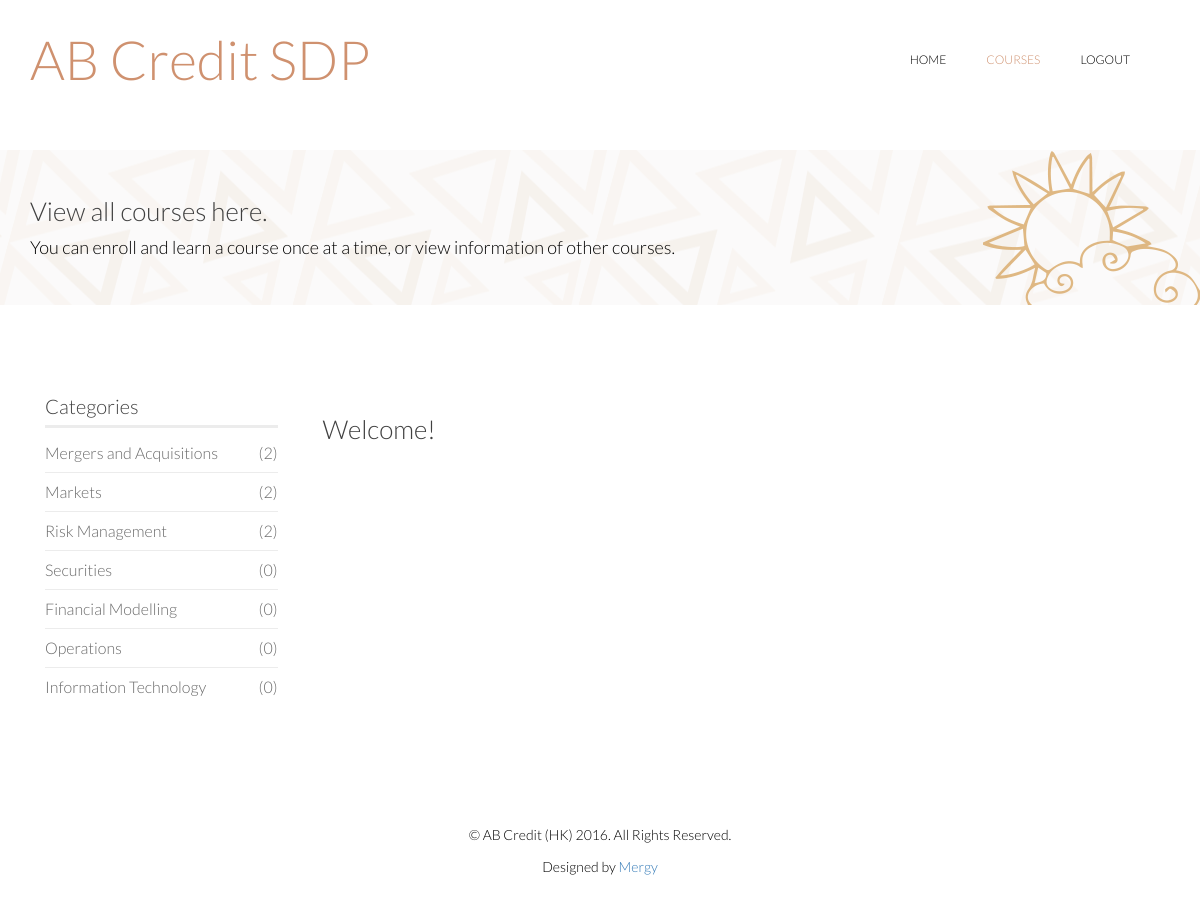
Screenshot of /participant/course/ (signed in) with the database file from the repository.
### course/models.py (models this page shows, shortened)
class Category(models.Model):
    name = models.CharField(max_length=200)

### course/views/participant_view.py (the view)
# urls.py: url(r'^', include('course.urls')),
@login_required
def course(request):
    participant = Participant.objects.get(user__pk=request.user.id)
    counts = participant.viewCategories()
    return render_to_response('participant/course.html', locals())

### course/models.py (called while the page is built)
    def viewCategories(self):
        menu = dict()
        return menu

    def viewCategories(self):
        menu = super(Participant, self).viewCategories()
        for c in Category.objects.all():
            menu[c] = Course.objects.filter(category=c, is_open=True).count()
        return menu

### course/templates/participant/course.html (shortened to what this page needs)
<html lang="en">
<head>
    {% load static %}
    <link rel="stylesheet" href="{% static 'css/bootstrap.min.css' %}" />
    <link rel="stylesheet" href="{% static 'css/font-awesome.min.css' %}" />
    <link rel="stylesheet" href="{% static 'css/animate.min.css' %}" />
    <link rel="stylesheet" href="{% static 'css/lightbox.css' %}" />
    <link rel="stylesheet" href="{% static 'css/main.css' %}" />
    <link rel="stylesheet" href="{% static 'css/responsive.css' %}" />
</head>
<body>
	<header id="header">
        <div class="navbar navbar-inverse" role="banner">
            <div class="container">
                <div class="navbar-header">
                    <a class="navbar-brand" href="/">
                        <h1 style="font-size: 300%; color: #cf916f">AB Credit SDP</h1>
                    </a>
                </div>
                <div class="collapse navbar-collapse">
                    <ul class="nav navbar-nav navbar-right">
                        <li><a href="/">Home</a></li>
                        <li class="active"><a href="/participant/course">Courses</a></li>
                        <li><a onclick="logout()">Logout</a></li>
                    </ul>
                </div>
            </div>
        </div>
    </header>
    <section id="page-breadcrumb">
        <div class="vertical-center sun">
             <div class="container">
                <div class="row">
                    <div class="action">
                        <div class="col-sm-12">
                            <h1 class="title">View all courses here.</h1>
                            <p>You can enroll and learn a course once at a time, or view information of other courses.</p>
                        </div>
                    </div>
                </div>
            </div>
        </div>
   </section>
    <section id="projects" class="padding-top">
        <div class="container">
            <div class="row">
                <div class="col-lg-3 col-md-4 col-sm-5">
                  <div class="col-sm-12">
                    <div class="sidebar portfolio-sidebar">
                        <div class="sidebar-item categories" id="category_bar">
                            <h3>Categories</h3>
                            <ul class="nav navbar-stacked">
                              {% for category, num in counts.items %}
                                <li><a onclick="getCategoryInfo('{{category.id}}', '{{category.name}}')">{{category.name}}<span class="pull-right">({{num}})</span></a></li>
                              {% endfor %}
                            </ul>
                        </div>
                    </div>
                  </div>
                </div>
                <div class="col-lg-9 col-md-8 col-sm-7">
                  <div class="col-sm-12">
                    <div class="row">
                        <h1 id="content-title">Welcome!</h1>
                    </div>
                  </div>
                </div>
            </div>
        </div>
    </section>
    <footer id="footer">
        <div class="container">
            <div class="row">
                <div class="col-sm-12">
                    <div class="copyright-text text-center">
                        <p>&copy; AB Credit (HK) 2016. All Rights Reserved.</p>
                        <p>Designed by <a target="_blank" href="http://www.cs.hku.hk/programme/course_info.jsp?infile=2016/comp3297.html">Mergy</a></p>
                    </div>
                </div>
            </div>
        </div>
    </footer>
</body>
</html>

### course/static/css/lightbox.css (style rules this page uses)
body:after { content: url(../image/lightbox/close.png) url(../image/lightbox/loading.gif) url(../image/lightbox/prev.png) url(../image/lightbox/next.png); display: none; }

### course/static/css/main.css (style rules this page uses)
body { background: #fff; font-family: 'Lato', sans-serif; font-weight: 300; font-size: 14px; line-height: 22px; color: #000; }
html { height: 100%; }
a { -webkit-transition: 300ms; -moz-transition: 300ms; -o-transition: 300ms; transition: 300ms; }
ul { list-style: none; }
h1, h2, h3, h4, h5, h6 { font-family: 'Lato', sans-serif; font-weight: 300; }
h1 { font-size: 26px; color: #404040; }
h3 { font-size: 20px; color: #404040; }
.padding-top { padding-top: 90px; }
#header { margin-bottom: 0; padding: 30px 0 60px 0; }
#header .navbar-inverse .container { position: relative; }
#header .navbar { background: #fff; border: 0; margin-bottom: 0; }
#header .navbar-brand { padding: 0; margin-left: 0; }
#header .navbar-brand h1 { padding: 0; margin: 0; }
#header .navbar-nav.navbar-right >li:last-child { margin-right: 20px; }
#header .navbar-nav.navbar-right >li a { color: #000; font-size: 12px; padding: 20px; text-transform: uppercase; font-weight: 300; }
#header .navbar-inverse .navbar-nav li.active > a, #header .navbar-inverse .navbar-nav li.active > a:focus, #header .navbar-nav.navbar-right li > a:hover, .navbar-inverse .navbar-nav > .open > a { background-color: inherit; border: 0; color: #cf916f; }
#footer { padding-bottom: 75px; background-repeat: repeat-x; background-position: bottom; background-size: contain; }
.copyright-text { margin-top: 70px; }
#action, #page-breadcrumb { background-image: url(../image/home/tour-bg.png); background-color: #fbfafa; background-repeat: repeat-x; height: 155px; background-position: center; display: table; position: static; width: 100%; }
.vertical-center { display: table-cell; vertical-align: middle; width: 100%; position: statice; }
.sun { background-image: url(../image/home/tour-icon1.png); background-repeat: no-repeat; background-position: 100% bottom; }
.action h1 { margin-top: 0; }
.action p { font-size: 18px; margin-bottom: 0; font-weight: 300; }
.title { color: #404040; font-weight: 300; }
#action , #page-breadcrumb { position: relative; }
.sidebar h3 { color: #404040; margin-top: 0; border-bottom: 3px solid #ececec; margin-bottom: 6px; padding-bottom: 8px; }
.sidebar-item { margin-bottom: 48px; }
.categories .navbar-stacked li { border-bottom: 1px solid #ececec; }
.categories .navbar-stacked li:last-child { border-bottom: 0px solid #ececec; }
.categories .navbar-stacked li a { font-size: 16px; color: #6a6a6a; padding: 8px 0; padding-left: 0; }

### rows the page displays
Category: name "Mergers and Acquisitions", num "2"
Category: name "Markets", id "2"
Category: name "Risk Management", num "2"
Category: name "Securities", num "0"
Category: name "Financial Modelling", num "0"
Category: name "Operations", num "0"
Category: name "Information Technology", num "0"
